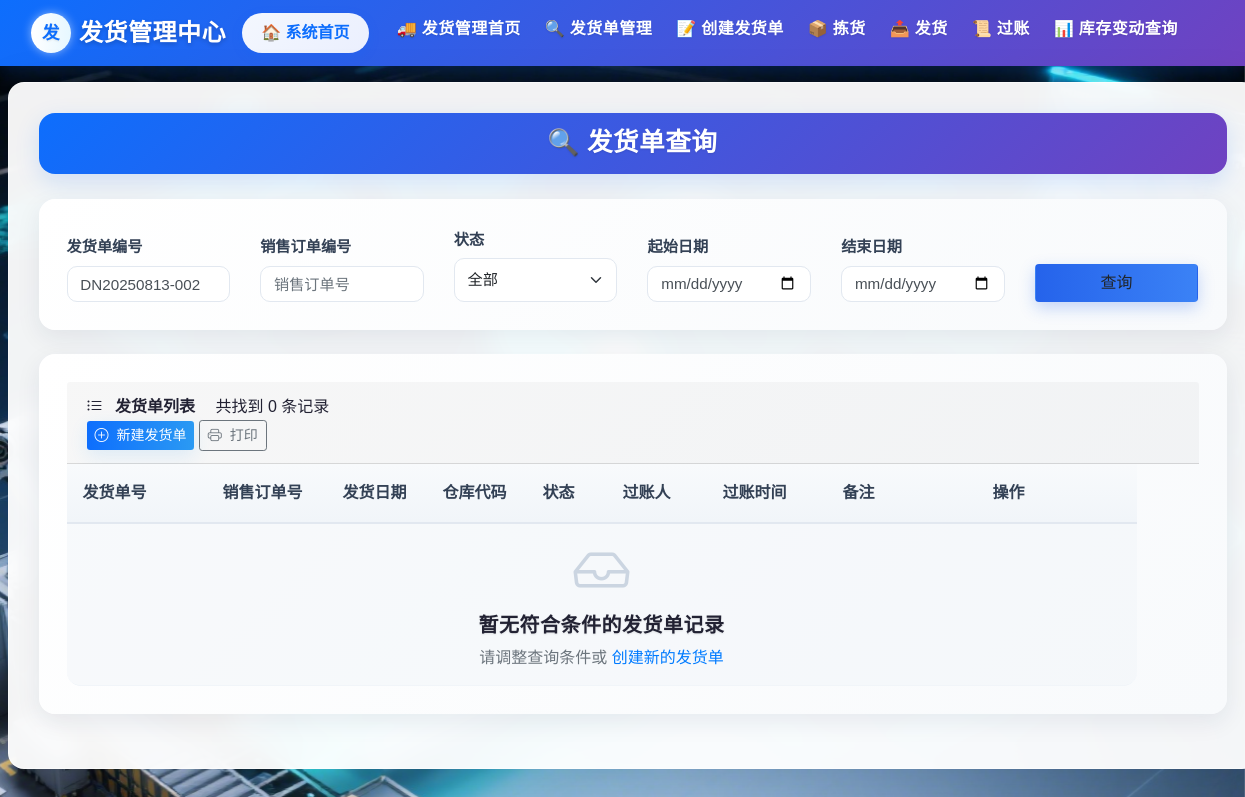
The app's page /delivery/list?delivery_id=DN20250813-002 (signed in), older data.
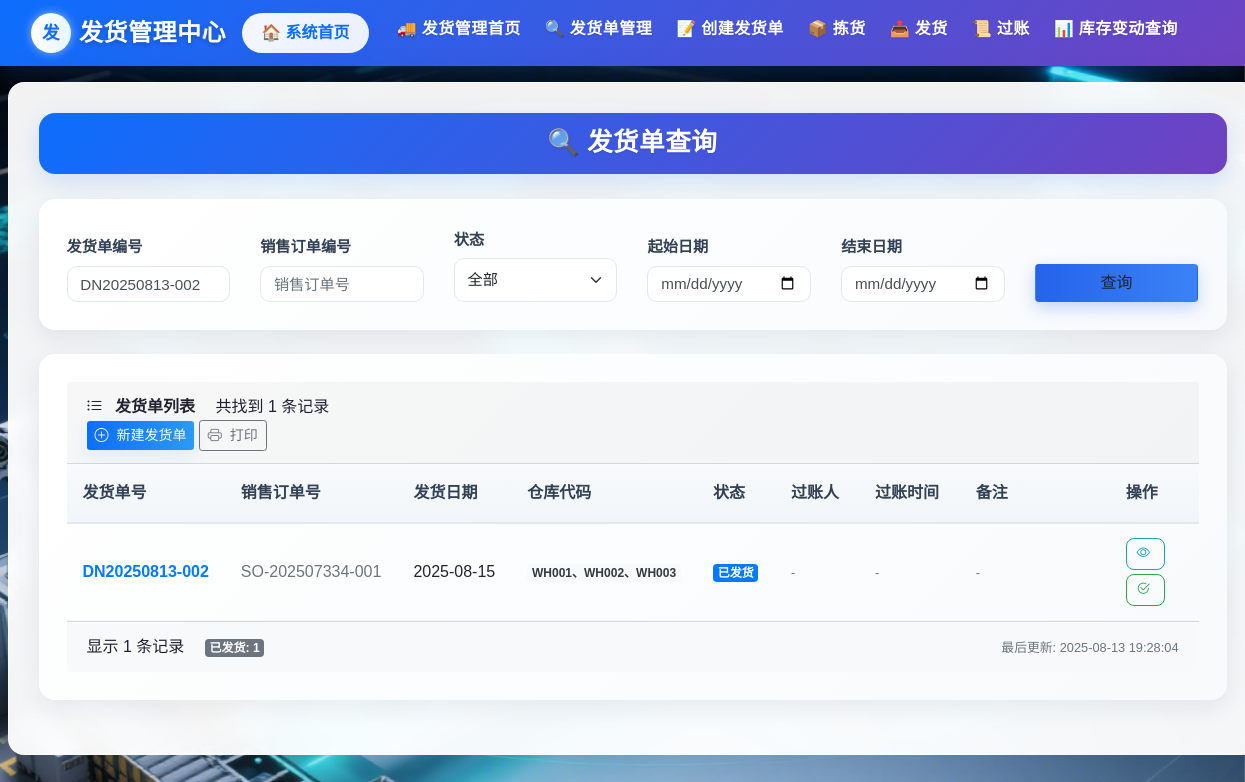
The same page, newer data.
### delivery/models.py (models this page shows)
class DeliveryNote(db.Model):
    __tablename__ = 'DeliveryNote'
    delivery_note_id = db.Column(db.String(255), primary_key=True)
    picking_task_id = db.Column(db.String(255), db.ForeignKey('PickingTask.task_id'), nullable=False)
    sales_order_id = db.Column(db.String(255), db.ForeignKey('SalesOrder.sales_order_id'), nullable=False)
    delivery_date = db.Column(db.DateTime, nullable=False)
    warehouse_code = db.Column(db.String(255), nullable=False)
    status = db.Column(db.Enum(
        '已创建',
        '已拣货',
        '已发货',
        '已过账',
        '已取消'
    ), default='已创建', nullable=False)
    posted_by = db.Column(db.String(255))
    posted_at = db.Column(db.DateTime)
    created_by = db.Column(db.String(255))
    remarks = db.Column(db.Text)
    items = db.relationship('DeliveryItem', backref='delivery_note', cascade='all, delete-orphan', lazy=True)
    sales_order = db.relationship('SalesOrder', backref='delivery_notes')
    picking_task = db.relationship('PickingTask', backref='delivery_note')
    VALID_TRANSITIONS = {
    '已创建': ['已拣货', '已取消'],
    '已拣货': ['已发货', '已取消'],
    '已发货': ['已过账'],
    '已过账': [],
    '已取消': []
    }

### delivery/views.py (the view)
@delivery_bp.route('/list', methods=['GET', 'POST'])
@login_required
def delivery_list():
    form = forms.SearchDeliveryForm()
    deliveries = DeliveryNote.query.order_by(DeliveryNote.delivery_date.desc())
    if form.validate_on_submit() or request.method == 'GET':
        form.delivery_id.data = form.delivery_id.data or request.args.get('delivery_id', '')
        form.sales_order_id.data = form.sales_order_id.data or request.args.get('sales_order_id', '')
        form.status.data = form.status.data or request.args.get('status', '')
        if request.args.get('start_date'):
            try:
                form.start_date.data = datetime.strptime(request.args.get('start_date'), '%Y-%m-%d').date()
            except: pass
        if request.args.get('end_date'):
            try:
                form.end_date.data = datetime.strptime(request.args.get('end_date'), '%Y-%m-%d').date()
            except: pass
        if form.delivery_id.data:
            deliveries = deliveries.filter(DeliveryNote.delivery_note_id.contains(form.delivery_id.data))
        if form.sales_order_id.data:
            deliveries = deliveries.filter(DeliveryNote.sales_order_id.contains(form.sales_order_id.data))
        if form.start_date.data:
            deliveries = deliveries.filter(DeliveryNote.delivery_date >= datetime.combine(form.start_date.data, time.min))
        if form.end_date.data:
            deliveries = deliveries.filter(DeliveryNote.delivery_date <= datetime.combine(form.end_date.data, time.max))
        if form.status.data:
            deliveries = deliveries.filter(DeliveryNote.status == form.status.data)
    deliveries = deliveries.all()
    return render_template('delivery/delivery_list.html', deliveries=deliveries, form=form)

### delivery/forms.py
class SearchDeliveryForm(FlaskForm):
    delivery_id = StringField('发货单编号', validators=[Optional()])
    sales_order_id = StringField('销售订单编号', validators=[Optional()])
    status = SelectField('状态', choices=[('', '全部'), ('已创建', '已创建'), ('已拣货', '已拣货'), ('已过账', '已过账'), ('已取消','已取消')], validators=[Optional()], default='')
    start_date = DateField('起始日期', validators=[Optional()])
    end_date = DateField('结束日期', validators=[Optional()])
    submit = SubmitField('查询')

### app.py (called while the page is built)
@login_manager.user_loader
def load_user(user_id):
    return User.query.get(user_id)

### templates/delivery/delivery_list.html (shortened to what the changed rows need)
{% extends 'delivery/base.html' %}
{% block head_extra %}
<link rel="stylesheet" href="{{ url_for('static', filename='delivery/delivery_styles.css') }}">
{% endblock %}
{% block content %}
<div class="form-title-container">
    <h1 class="form-title">
      🔍 发货单查询
    </h1>
  </div>
<div class="delivery-card animate-fade">
  <div class="card-header">
    <div class="toolbar">
      <div>
        <i class="bi bi-list-ul me-2"></i>
        <strong>发货单列表</strong>
        <span class="stats-info ms-3">共找到 {{ deliveries|length }} 条记录</span>
      </div>
    </div>
  </div>
  <div class="table-responsive" style="max-height: 70vh;">
<table class="delivery-table table-hover">
      <thead>
        <tr>
          <th style="width: 140px;">发货单号</th>
          <th style="width: 120px;">销售订单号</th>
          <th style="width: 100px;">发货日期</th>
          <th style="width: 100px;">仓库代码</th>
          <th style="width: 80px;">状态</th>
          <th style="width: 100px;">过账人</th>
          <th style="width: 120px;">过账时间</th>
          <th style="min-width: 150px;">备注</th>
          <th style="width: 160px;">操作</th>
        </tr>
      </thead>
      <tbody>
        {% for delivery in deliveries %}
        <tr>
          <td>
            <a href="{{ url_for('delivery.delivery_detail', delivery_id=delivery.delivery_note_id) }}"
               class="text-decoration-none fw-bold text-primary">
              {{ delivery.delivery_note_id }}
            </a>
          </td>
          <td>
            <span class="text-muted">{{ delivery.sales_order_id }}</span>
          </td>
          <td>
            {{ delivery.delivery_date.strftime('%Y-%m-%d') if delivery.delivery_date else '-' }}
          </td>
          <td>
            <span class="badge bg-light text-dark">{{ delivery.warehouse_code }}</span>
          </td>
          <td>
          <span class="badge
              {% if delivery.status == '已创建' %}bg-primary
              {% elif delivery.status == '已拣货' %}bg-warning
              {% elif delivery.status == '已发货' %}bg-primary
              {% elif delivery.status == '已过账' %}bg-success
              {% elif delivery.status == '已完成' %}bg-light text-dark
              {% elif delivery.status == '已取消' %}bg-danger
              {% else %}bg-secondary{% endif %}">
              {{ delivery.status }}
            </span>
          </td>
          <td>
            <small class="text-muted">{{ delivery.posted_by or '-' }}</small>
          </td>
          <td>
            <small class="text-muted">
              {{ delivery.posted_at.strftime('%Y-%m-%d %H:%M') if delivery.posted_at else '-' }}
            </small>
          </td>
          <td>
            <small class="text-muted">{{ delivery.remarks[:30] + '...' if delivery.remarks and delivery.remarks|length > 30 else (delivery.remarks or '-') }}</small>
          </td>
          <td>
            <div class="d-flex flex-wrap gap-1">
              <a href="{{ url_for('delivery.delivery_detail', delivery_id=delivery.delivery_note_id) }}"
                 class="btn btn-outline-info btn-action" title="查看详情">
                <i class="bi bi-eye"></i>
              </a>
              {% if delivery.status == '已发货' %}
              <form action="{{ url_for('delivery.post_delivery', delivery_id=delivery.delivery_note_id) }}" method="POST" style="display: inline;">
                <button type="submit" class="btn btn-outline-success btn-action" title="过账">
                  <i class="bi bi-check2-circle"></i>
                </button>
              </form>
              {% endif %}
            </div>
          </td>
        </tr>
        {% else %}
        <tr>
          <td colspan="9" class="empty-state">
            <i class="bi bi-inbox display-4 d-block mb-2"></i>
            <h5 class="mb-2">暂无符合条件的发货单记录</h5>
            <p class="text-muted mb-0">请调整查询条件或
              <a href="{{ url_for('delivery.create_delivery') }}" class="text-decoration-none">创建新的发货单</a>
            </p>
          </td>
        </tr>
        {% endfor %}
      </tbody>
    </table>
  </div>
  {% if deliveries %}
  <div class="card-footer bg-light">
    <div class="d-flex justify-content-between align-items-center">
      <div class="stats-info">
        显示 {{ deliveries|length }} 条记录
        {% set status_counts = {} %}
        {% for delivery in deliveries %}
          {% set _ = status_counts.update({delivery.status: status_counts.get(delivery.status, 0) + 1}) %}
        {% endfor %}
        {% if status_counts %}
        <span class="ms-3">
          {% for status, count in status_counts.items() %}
          <span class="badge bg-secondary me-1">{{ status }}: {{ count }}</span>
          {% endfor %}
        </span>
        {% endif %}
      </div>
      <div>
        <small class="text-muted">
          最后更新: {{ moment().format('YYYY-MM-DD HH:mm:ss') }}
        </small>
      </div>
    </div>
  </div>
  {% endif %}
</div>
{% endblock %}

Row changes from the older to the newer data that the page shows:
added DeliveryNote: delivery_note_id "DN20250813-002", sales_order_id "SO-202507334-001", delivery_date "2025-08-15", warehouse_code "WH001、WH002、WH003", status "已发货", posted_by "-", posted_at "-", remarks "-"
Text that changed along with them:
{{ deliveries|length }}: "0" → "1"
{{ deliveries|length }}: (not shown) → "1"
{{ moment().format('YYYY-MM-DD HH:mm:ss') }}: (not shown) → "2025-08-13 19:28:04"
text no longer shown: "暂无符合条件的发货单记录 请调整查询条件或 创建新的发货单"
text now shown: "显示 条记录 最后更新:"
new list line: "已发货 : 1"
